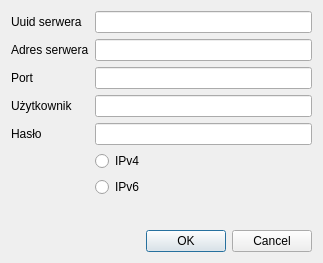
<?xml version="1.0" encoding="UTF-8"?>
<ui version="4.0">
 <class>LoginDialog</class>
 <widget class="QDialog" name="LoginDialog">
  <property name="geometry">
   <rect>
    <x>0</x>
    <y>0</y>
    <width>323</width>
    <height>263</height>
   </rect>
  </property>
  <property name="windowTitle">
   <string>Dialog</string>
  </property>
  <layout class="QVBoxLayout" name="verticalLayout">
   <item>
    <layout class="QFormLayout" name="formLayout">
     <property name="sizeConstraint">
      <enum>QLayout::SetDefaultConstraint</enum>
     </property>
     <property name="formAlignment">
      <set>Qt::AlignJustify|Qt::AlignTop</set>
     </property>
     <item row="1" column="0">
      <widget class="QLabel" name="serverUuidLabel">
       <property name="text">
        <string>Uuid serwera</string>
       </property>
      </widget>
     </item>
     <item row="1" column="1">
      <widget class="QLineEdit" name="serverUuidEdit"/>
     </item>
     <item row="2" column="0">
      <widget class="QLabel" name="serverAddressLabel">
       <property name="text">
        <string>Adres serwera</string>
       </property>
      </widget>
     </item>
     <item row="2" column="1">
      <widget class="QLineEdit" name="serverAddressEdit"/>
     </item>
     <item row="3" column="1">
      <widget class="QLineEdit" name="portEdit"/>
     </item>
     <item row="4" column="0">
      <widget class="QLabel" name="userNameLabel">
       <property name="text">
        <string>Użytkownik</string>
       </property>
      </widget>
     </item>
     <item row="4" column="1">
      <widget class="QLineEdit" name="userNameEdit"/>
     </item>
     <item row="5" column="0">
      <widget class="QLabel" name="passwordLabel">
       <property name="text">
        <string>Hasło</string>
       </property>
      </widget>
     </item>
     <item row="5" column="1">
      <widget class="QLineEdit" name="passwordEdit"/>
     </item>
     <item row="6" column="1">
      <widget class="QRadioButton" name="ipv4Button">
       <property name="text">
        <string>IPv4</string>
       </property>
      </widget>
     </item>
     <item row="7" column="1">
      <widget class="QRadioButton" name="ipv6Button">
       <property name="text">
        <string>IPv6</string>
       </property>
      </widget>
     </item>
     <item row="3" column="0">
      <widget class="QLabel" name="portLabel">
       <property name="text">
        <string>Port</string>
       </property>
      </widget>
     </item>
    </layout>
   </item>
   <item>
    <widget class="QDialogButtonBox" name="buttonBox">
     <property name="orientation">
      <enum>Qt::Horizontal</enum>
     </property>
     <property name="standardButtons">
      <set>QDialogButtonBox::Cancel|QDialogButtonBox::Ok</set>
     </property>
    </widget>
   </item>
  </layout>
 </widget>
 <tabstops>
  <tabstop>serverUuidEdit</tabstop>
  <tabstop>serverAddressEdit</tabstop>
  <tabstop>portEdit</tabstop>
  <tabstop>userNameEdit</tabstop>
  <tabstop>passwordEdit</tabstop>
 </tabstops>
 <resources/>
 <connections/>
</ui>
